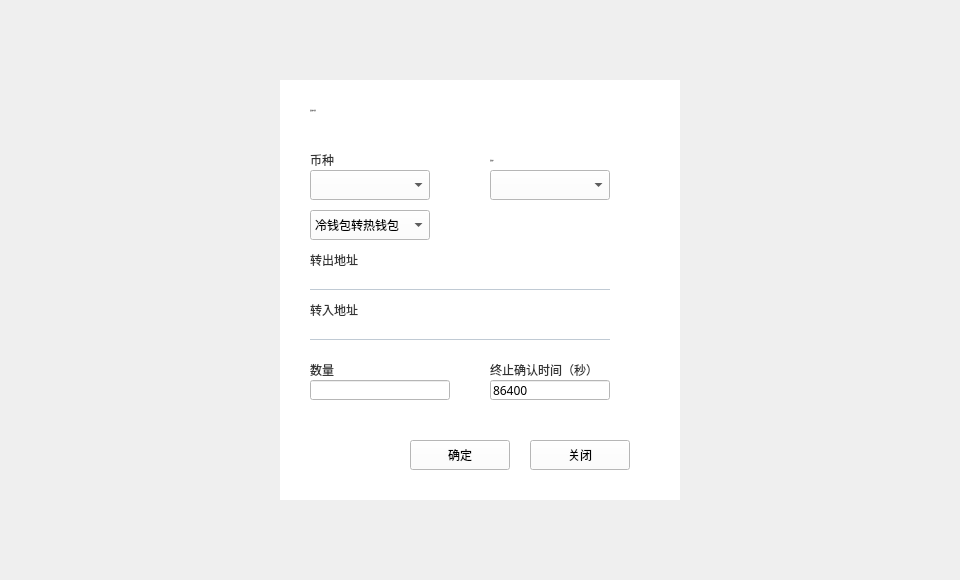
<?xml version="1.0" encoding="UTF-8"?>
<ui version="4.0">
 <class>ColdHotTransferDialog</class>
 <widget class="QDialog" name="ColdHotTransferDialog">
  <property name="geometry">
   <rect>
    <x>0</x>
    <y>0</y>
    <width>960</width>
    <height>580</height>
   </rect>
  </property>
  <property name="windowTitle">
   <string>Dialog</string>
  </property>
  <widget class="QWidget" name="widget" native="true">
   <property name="geometry">
    <rect>
     <x>0</x>
     <y>0</y>
     <width>960</width>
     <height>580</height>
    </rect>
   </property>
   <property name="font">
    <font>
     <family>Microsoft YaHei UI Light</family>
     <weight>75</weight>
     <bold>true</bold>
    </font>
   </property>
   <widget class="QWidget" name="containerWidget" native="true">
    <property name="geometry">
     <rect>
      <x>280</x>
      <y>80</y>
      <width>400</width>
      <height>420</height>
     </rect>
    </property>
    <property name="font">
     <font>
      <family>微软雅黑</family>
      <weight>50</weight>
      <bold>false</bold>
     </font>
    </property>
    <property name="styleSheet">
     <string notr="true">background-color: rgb(255, 255, 255);</string>
    </property>
    <widget class="QToolButton" name="closeBtn">
     <property name="geometry">
      <rect>
       <x>250</x>
       <y>360</y>
       <width>100</width>
       <height>30</height>
      </rect>
     </property>
     <property name="font">
      <font>
       <family>Microsoft YaHei UI Light</family>
       <weight>50</weight>
       <bold>false</bold>
      </font>
     </property>
     <property name="cursor">
      <cursorShape>PointingHandCursor</cursorShape>
     </property>
     <property name="styleSheet">
      <string notr="true"/>
     </property>
     <property name="text">
      <string>关闭</string>
     </property>
    </widget>
    <widget class="QLabel" name="label">
     <property name="geometry">
      <rect>
       <x>30</x>
       <y>20</y>
       <width>121</width>
       <height>21</height>
      </rect>
     </property>
     <property name="font">
      <font>
       <family>微软雅黑</family>
       <pointsize>-1</pointsize>
       <weight>50</weight>
       <italic>false</italic>
       <bold>false</bold>
      </font>
     </property>
     <property name="styleSheet">
      <string notr="true">QLabel{font:  14px &quot;微软雅黑&quot;;color: rgb(51, 51, 51);}

</string>
     </property>
     <property name="text">
      <string>发起资产变更</string>
     </property>
     <property name="alignment">
      <set>Qt::AlignLeading|Qt::AlignLeft|Qt::AlignVCenter</set>
     </property>
    </widget>
    <widget class="QLabel" name="label_2">
     <property name="geometry">
      <rect>
       <x>30</x>
       <y>70</y>
       <width>80</width>
       <height>20</height>
      </rect>
     </property>
     <property name="styleSheet">
      <string notr="true">QLabel{font:  12px &quot;微软雅黑&quot;;color: rgb(51, 51, 51);}

</string>
     </property>
     <property name="text">
      <string>币种</string>
     </property>
    </widget>
    <widget class="QComboBox" name="accountComboBox">
     <property name="geometry">
      <rect>
       <x>210</x>
       <y>90</y>
       <width>120</width>
       <height>30</height>
      </rect>
     </property>
     <property name="font">
      <font>
       <family>微软雅黑</family>
       <weight>50</weight>
       <bold>false</bold>
      </font>
     </property>
     <property name="focusPolicy">
      <enum>Qt::NoFocus</enum>
     </property>
     <property name="styleSheet">
      <string notr="true"/>
     </property>
    </widget>
    <widget class="QLabel" name="label_3">
     <property name="geometry">
      <rect>
       <x>210</x>
       <y>70</y>
       <width>100</width>
       <height>20</height>
      </rect>
     </property>
     <property name="font">
      <font>
       <family>微软雅黑</family>
       <pointsize>-1</pointsize>
       <weight>50</weight>
       <italic>false</italic>
       <bold>false</bold>
      </font>
     </property>
     <property name="styleSheet">
      <string notr="true">QLabel{font:  12px &quot;微软雅黑&quot;;color: rgb(51, 51, 51);}

</string>
     </property>
     <property name="text">
      <string>发起账户</string>
     </property>
     <property name="alignment">
      <set>Qt::AlignLeading|Qt::AlignLeft|Qt::AlignVCenter</set>
     </property>
    </widget>
    <widget class="QToolButton" name="okBtn">
     <property name="geometry">
      <rect>
       <x>130</x>
       <y>360</y>
       <width>100</width>
       <height>30</height>
      </rect>
     </property>
     <property name="font">
      <font>
       <family>Microsoft YaHei UI Light</family>
       <weight>50</weight>
       <bold>false</bold>
      </font>
     </property>
     <property name="cursor">
      <cursorShape>PointingHandCursor</cursorShape>
     </property>
     <property name="styleSheet">
      <string notr="true"/>
     </property>
     <property name="text">
      <string>确定</string>
     </property>
    </widget>
    <widget class="QComboBox" name="assetComboBox">
     <property name="geometry">
      <rect>
       <x>30</x>
       <y>90</y>
       <width>120</width>
       <height>30</height>
      </rect>
     </property>
     <property name="font">
      <font>
       <family>微软雅黑</family>
       <weight>50</weight>
       <bold>false</bold>
      </font>
     </property>
     <property name="focusPolicy">
      <enum>Qt::NoFocus</enum>
     </property>
     <property name="styleSheet">
      <string notr="true"/>
     </property>
    </widget>
    <widget class="QLabel" name="label_5">
     <property name="geometry">
      <rect>
       <x>30</x>
       <y>170</y>
       <width>60</width>
       <height>20</height>
      </rect>
     </property>
     <property name="styleSheet">
      <string notr="true">QLabel{font:  12px &quot;微软雅黑&quot;;color: rgb(51, 51, 51);}

</string>
     </property>
     <property name="text">
      <string>转出地址</string>
     </property>
    </widget>
    <widget class="QLabel" name="fromLabel">
     <property name="geometry">
      <rect>
       <x>30</x>
       <y>190</y>
       <width>300</width>
       <height>20</height>
      </rect>
     </property>
     <property name="styleSheet">
      <string notr="true">QLabel{border-top:none;border-left:none;border-right:none;border-bottom:1px solid rgb(192,202,212);font: 14px &quot;微软雅黑 Light&quot;;color: rgb(192,202,212);padding:0px 0px 0px 5px;}</string>
     </property>
     <property name="text">
      <string/>
     </property>
     <property name="textInteractionFlags">
      <set>Qt::LinksAccessibleByMouse|Qt::TextSelectableByMouse</set>
     </property>
    </widget>
    <widget class="QLabel" name="toLabel">
     <property name="geometry">
      <rect>
       <x>30</x>
       <y>240</y>
       <width>300</width>
       <height>20</height>
      </rect>
     </property>
     <property name="styleSheet">
      <string notr="true">QLabel{border-top:none;border-left:none;border-right:none;border-bottom:1px solid rgb(192,202,212);font: 14px &quot;微软雅黑 Light&quot;;color: rgb(192,202,212);padding:0px 0px 0px 5px;}</string>
     </property>
     <property name="text">
      <string/>
     </property>
     <property name="textInteractionFlags">
      <set>Qt::LinksAccessibleByMouse|Qt::TextSelectableByMouse</set>
     </property>
    </widget>
    <widget class="QLabel" name="label_6">
     <property name="geometry">
      <rect>
       <x>30</x>
       <y>220</y>
       <width>60</width>
       <height>20</height>
      </rect>
     </property>
     <property name="styleSheet">
      <string notr="true">QLabel{font:  12px &quot;微软雅黑&quot;;color: rgb(51, 51, 51);}

</string>
     </property>
     <property name="text">
      <string>转入地址</string>
     </property>
    </widget>
    <widget class="QComboBox" name="typeComboBox">
     <property name="geometry">
      <rect>
       <x>30</x>
       <y>130</y>
       <width>120</width>
       <height>30</height>
      </rect>
     </property>
     <property name="font">
      <font>
       <family>微软雅黑</family>
       <weight>50</weight>
       <bold>false</bold>
      </font>
     </property>
     <property name="focusPolicy">
      <enum>Qt::NoFocus</enum>
     </property>
     <property name="styleSheet">
      <string notr="true"/>
     </property>
     <item>
      <property name="text">
       <string>冷钱包转热钱包</string>
      </property>
     </item>
     <item>
      <property name="text">
       <string>热钱包转冷钱包</string>
      </property>
     </item>
    </widget>
    <widget class="QLineEdit" name="timeLineEdit">
     <property name="geometry">
      <rect>
       <x>210</x>
       <y>300</y>
       <width>120</width>
       <height>20</height>
      </rect>
     </property>
     <property name="text">
      <string>86400</string>
     </property>
    </widget>
    <widget class="QLabel" name="label_7">
     <property name="geometry">
      <rect>
       <x>210</x>
       <y>280</y>
       <width>120</width>
       <height>20</height>
      </rect>
     </property>
     <property name="styleSheet">
      <string notr="true">QLabel{font:  12px &quot;微软雅黑&quot;;color: rgb(51, 51, 51);}

</string>
     </property>
     <property name="text">
      <string>终止确认时间（秒）</string>
     </property>
    </widget>
    <widget class="QLineEdit" name="amountLineEdit">
     <property name="geometry">
      <rect>
       <x>30</x>
       <y>300</y>
       <width>140</width>
       <height>20</height>
      </rect>
     </property>
    </widget>
    <widget class="QLabel" name="label_8">
     <property name="geometry">
      <rect>
       <x>30</x>
       <y>280</y>
       <width>80</width>
       <height>20</height>
      </rect>
     </property>
     <property name="styleSheet">
      <string notr="true">QLabel{font:  12px &quot;微软雅黑&quot;;color: rgb(51, 51, 51);}

</string>
     </property>
     <property name="text">
      <string>数量</string>
     </property>
    </widget>
   </widget>
  </widget>
 </widget>
 <resources/>
 <connections/>
</ui>
